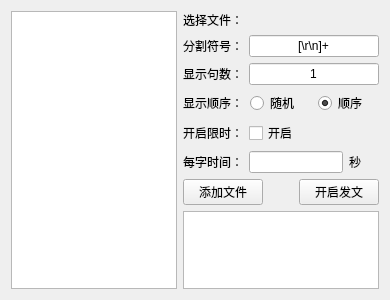
<?xml version="1.0" encoding="UTF-8"?>
<ui version="4.0">
 <class>WfilterCentence</class>
 <widget class="QWidget" name="WfilterCentence">
  <property name="geometry">
   <rect>
    <x>0</x>
    <y>0</y>
    <width>390</width>
    <height>300</height>
   </rect>
  </property>
  <property name="windowTitle">
   <string>Form</string>
  </property>
  <layout class="QGridLayout" name="gridLayout">
   <item row="0" column="0" rowspan="8">
    <widget class="QListWidget" name="listWidget"/>
   </item>
   <item row="0" column="1">
    <layout class="QHBoxLayout" name="horizontalLayout_10">
     <item>
      <widget class="QLabel" name="label_9">
       <property name="text">
        <string>选择文件：</string>
       </property>
      </widget>
     </item>
     <item>
      <widget class="QLabel" name="label_select_file_name">
       <property name="minimumSize">
        <size>
         <width>130</width>
         <height>0</height>
        </size>
       </property>
       <property name="text">
        <string/>
       </property>
      </widget>
     </item>
    </layout>
   </item>
   <item row="1" column="1">
    <layout class="QHBoxLayout" name="horizontalLayout_3">
     <item>
      <widget class="QLabel" name="label_2">
       <property name="text">
        <string>分割符号：</string>
       </property>
      </widget>
     </item>
     <item>
      <widget class="QLineEdit" name="lineEdit_fenge">
       <property name="text">
        <string>[\r\n]+</string>
       </property>
       <property name="alignment">
        <set>Qt::AlignCenter</set>
       </property>
       <property name="placeholderText">
        <string>为空则按空格分隔</string>
       </property>
      </widget>
     </item>
    </layout>
   </item>
   <item row="2" column="1">
    <layout class="QHBoxLayout" name="horizontalLayout_13">
     <item>
      <widget class="QLabel" name="label_13">
       <property name="text">
        <string>显示句数：</string>
       </property>
      </widget>
     </item>
     <item>
      <widget class="QLineEdit" name="lineEdit_wordnum">
       <property name="text">
        <string>1</string>
       </property>
       <property name="alignment">
        <set>Qt::AlignCenter</set>
       </property>
      </widget>
     </item>
    </layout>
   </item>
   <item row="3" column="1">
    <layout class="QHBoxLayout" name="horizontalLayout_12">
     <item>
      <widget class="QLabel" name="label_12">
       <property name="text">
        <string>显示顺序：</string>
       </property>
      </widget>
     </item>
     <item>
      <widget class="QRadioButton" name="radioButton_order_suiji">
       <property name="text">
        <string>随机</string>
       </property>
       <property name="checked">
        <bool>false</bool>
       </property>
      </widget>
     </item>
     <item>
      <widget class="QRadioButton" name="radioButton_order_shunxu">
       <property name="text">
        <string>顺序</string>
       </property>
       <property name="checked">
        <bool>true</bool>
       </property>
      </widget>
     </item>
    </layout>
   </item>
   <item row="4" column="1">
    <layout class="QHBoxLayout" name="horizontalLayout_14">
     <item>
      <widget class="QLabel" name="label_14">
       <property name="text">
        <string>开启限时：</string>
       </property>
      </widget>
     </item>
     <item>
      <widget class="QCheckBox" name="checkBox_dingshi">
       <property name="minimumSize">
        <size>
         <width>130</width>
         <height>0</height>
        </size>
       </property>
       <property name="text">
        <string>开启</string>
       </property>
      </widget>
     </item>
    </layout>
   </item>
   <item row="5" column="1">
    <layout class="QHBoxLayout" name="horizontalLayout_11">
     <item>
      <widget class="QLabel" name="label_10">
       <property name="text">
        <string>每字时间：</string>
       </property>
      </widget>
     </item>
     <item>
      <widget class="QLineEdit" name="lineEdit_time">
       <property name="maxLength">
        <number>4</number>
       </property>
       <property name="alignment">
        <set>Qt::AlignCenter</set>
       </property>
      </widget>
     </item>
     <item>
      <widget class="QLabel" name="label_11">
       <property name="minimumSize">
        <size>
         <width>30</width>
         <height>0</height>
        </size>
       </property>
       <property name="maximumSize">
        <size>
         <width>20</width>
         <height>16777215</height>
        </size>
       </property>
       <property name="text">
        <string>秒</string>
       </property>
      </widget>
     </item>
    </layout>
   </item>
   <item row="6" column="1">
    <layout class="QHBoxLayout" name="horizontalLayout_15">
     <item>
      <widget class="QPushButton" name="pushButton_addFile">
       <property name="text">
        <string>添加文件</string>
       </property>
      </widget>
     </item>
     <item>
      <spacer name="horizontalSpacer_2">
       <property name="orientation">
        <enum>Qt::Horizontal</enum>
       </property>
       <property name="sizeHint" stdset="0">
        <size>
         <width>40</width>
         <height>20</height>
        </size>
       </property>
      </spacer>
     </item>
     <item>
      <widget class="QPushButton" name="pushButton_send">
       <property name="text">
        <string>开启发文</string>
       </property>
      </widget>
     </item>
    </layout>
   </item>
   <item row="7" column="1">
    <widget class="QPlainTextEdit" name="plainTextEdit">
     <property name="readOnly">
      <bool>true</bool>
     </property>
    </widget>
   </item>
  </layout>
 </widget>
 <resources/>
 <connections/>
</ui>
